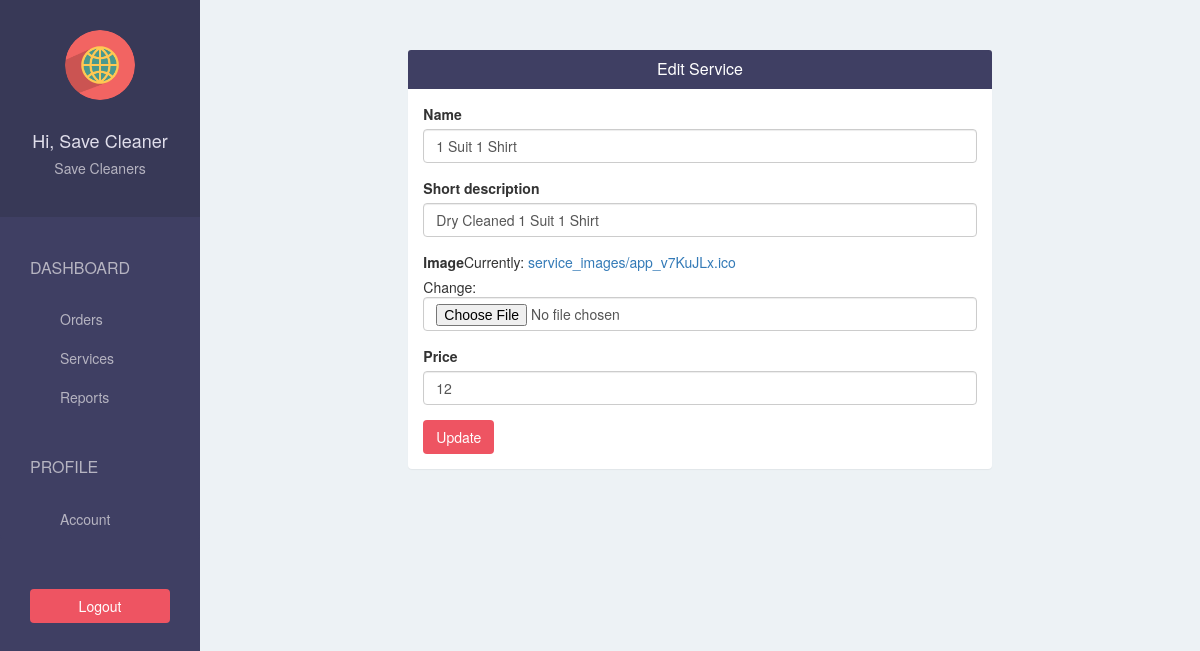
The page /laundromat/service/edit/2/ (signed in) on the database its author committed.
### laundrytaskerapp/models.py (models this page shows, shortened)
class Laundromat(models.Model):
    user = models.OneToOneField(User, on_delete=models.CASCADE, related_name='laundromat')
    name = models.CharField(max_length=500)
    phone = models.CharField(max_length=500)
    address = models.CharField(max_length=500)
    logo = models.ImageField(upload_to='laundromat_logo/', blank=False)

class Service(models.Model):
    laundromat = models.ForeignKey(Laundromat, on_delete=models.CASCADE, related_name='service')
    name = models.CharField(max_length=500)
    short_description = models.CharField(max_length=500)
    image = models.ImageField(upload_to='service_images/', blank=False)
    price = models.IntegerField(default=0)

### laundrytaskerapp/views.py (the view)
# urls.py: url(r'^laundromat/service/edit/(?P<service_id>\d+)/$', views.laundromat_edit_service, name = 'laundromat-edit-service'),
@login_required(login_url='/laundromat/sign-in/')
def laundromat_edit_service(request, service_id):
    form = ServiceForm(instance = Service.objects.get(id = service_id))
    if request.method == "POST":
        form = ServiceForm(request.POST, request.FILES, instance = Service.objects.get(id = service_id))
        if form.is_valid():
            form.save()
            return redirect(laundromat_service)
    return render(request, 'laundromat/edit_service.html', {
        "form": form
    })

### laundrytaskerapp/forms.py
class ServiceForm(forms.ModelForm):
    class Meta:
        model = Service
        exclude = ("laundromat",)

### laundrytaskerapp/templates/laundromat/edit_service.html (shortened to what this page needs)
{% extends 'laundromat/base.html' %}
{% load bootstrap3 %}
{% block page %}
    <div class="col-lg-offset-2 col-lg-8">
        <div class="panel">
            <div class="panel-heading bg-blue">
                <h4 class="panel-title text-center text-white">
                    Edit Service
                </h4>
            </div>
            <div class="panel-body">
                <form method="POST" enctype="multipart/form-data">
                    {% bootstrap_form form %}
                    <button type="submit" class="btn btn-pink">Update</button>
                </form>
            </div>
        </div>
    </div>
{% endblock %}

### laundrytaskerapp/templates/laundromat/base.html (shortened to what this page needs)
{% extends 'base.html' %}
{% block sidebar %}
    {% url 'laundromat-order' as laundromat_order_url %}
    {% url 'laundromat-service' as laundromat_service_url %}
    {% url 'laundromat-report' as laundromat_report_url %}
    {% url 'laundromat-account' as laundromat_account_url %}
    <div class="text-center">
      <img class="img-circle" src="{{ MEDIA_URL }}{{ request.user.laundromat.logo }}"
          width="70" height="70" />
      <br/>
      <br/>
      <h4>Hi, {{ request.user.get_full_name }}</h4>
      <h5>{{ request.user.laundromat.name }}</h5>
    </div>
    <div class="list-group">
      <span class="text-uppercase">Dashboard</span>
      <a href="{% url 'laundromat-order' %}"
          class="list-group-item {% if request.path == laundromat_order_url %} active {% endif %} ">
          Orders
      </a>
      <a href="{% url 'laundromat-service' %}"
          class="list-group-item {% if request.path == laundromat_service_url %} active {% endif %} ">Services</a>
      <a href="{% url 'laundromat-report' %}"
          class="list-group-item {% if request.path == laundromat_report_url %} active {% endif %} ">Reports</a>
      <span class="text-uppercase">Profile</span>
      <a href="{% url 'laundromat-account' %}"
          class="list-group-item {% if request.path == laundromat_account_url %} active {% endif %} ">Account</a>
    </div>
    <div class="text-center">
      <a href="{% url 'laundromat-sign-out' %}?next={{ request.path }}"
          class="btn btn-pink">Logout</a>
    </div>
{% endblock %}

### laundrytaskerapp/static/css/style.css (style rules this page uses)
body { padding-top: 50px; background-color: #EDF2F5; overflow: auto; }
.bg-blue { background-color: #3F3F63; }
.text-white { color: white; }
.btn-pink { color: white; background-color: #EE5462; }
.sidebar > div:first-child { padding: 30px 10px; font-weight: bold; font-size: 15px; background-color: #383957; }
.sidebar > div:first-child > h4 { color: #e0deeb; }
.sidebar > div:first-child > h5 { color: #b6b4c1; }
.sidebar .list-group { padding: 0; background-color: #3F3F63; }
.sidebar .list-group > span { color: #b6b4c1; display: block; margin-top: 20px; padding: 20px 30px; font-size: 16px; font-weight: 300; }
.sidebar .list-group .list-group-item, .sidebar .list-group .list-group-item:focus { background-color: #3F3F63; color: #b6b4c1; border: 0; padding-left: 60px; padding-right: 30px; }
.sidebar > div:last-child { padding: 30px; }
.sidebar > div:last-child .btn { width: 100%; }
.content .panel { border: none; }

### rows shown on the page
Service: name "1 Suit 1 Shirt", short_description "Dry Cleaned 1 Suit 1 Shirt", price "12"

### other values the page prints
{{ request.user.get_full_name }} "Save Cleaner"
{{ request.user.laundromat.name }} "Save Cleaners"
